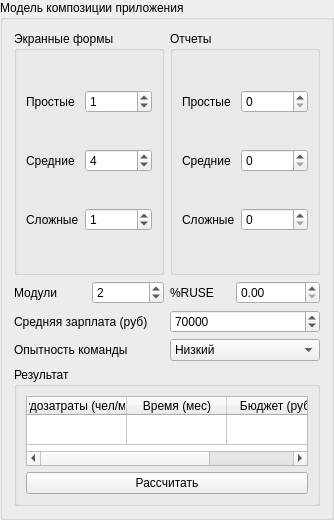
               <widget class="QGroupBox" name="groupBox_6">
                <property name="font">
                 <font>
                  <weight>50</weight>
                  <bold>false</bold>
                 </font>
                </property>
                <property name="title">
                 <string>Модель композиции приложения</string>
                </property>
                <layout class="QVBoxLayout" name="verticalLayout_19" stretch="4,1">
                 <item>
                  <layout class="QVBoxLayout" name="verticalLayout_13">
                   <item>
                    <layout class="QHBoxLayout" name="horizontalLayout_49">
                     <item>
                      <widget class="QGroupBox" name="groupBox_9">
                       <property name="font">
                        <font>
                         <weight>50</weight>
                         <bold>false</bold>
                        </font>
                       </property>
                       <property name="title">
                        <string>Экранные формы</string>
                       </property>
                       <layout class="QVBoxLayout" name="verticalLayout_11">
                        <item>
                         <layout class="QHBoxLayout" name="horizontalLayout_52">
                          <item>
                           <widget class="QLabel" name="label_41">
                            <property name="text">
                             <string>Простые</string>
                            </property>
                           </widget>
                          </item>
                          <item>
                           <widget class="QSpinBox" name="screenFormEasyInput">
                            <property name="maximum">
                             <number>99999999</number>
                            </property>
                            <property name="value">
                             <number>1</number>
                            </property>
                           </widget>
                          </item>
                         </layout>
                        </item>
                        <item>
                         <layout class="QHBoxLayout" name="horizontalLayout_53">
                          <item>
                           <widget class="QLabel" name="label_42">
                            <property name="text">
                             <string>Средние</string>
                            </property>
                           </widget>
                          </item>
                          <item>
                           <widget class="QSpinBox" name="screenFormNormalInput">
                            <property name="maximum">
                             <number>99999999</number>
                            </property>
                            <property name="value">
                             <number>4</number>
                            </property>
                           </widget>
                          </item>
                         </layout>
                        </item>
                        <item>
                         <layout class="QHBoxLayout" name="horizontalLayout_54">
                          <item>
                           <widget class="QLabel" name="label_43">
                            <property name="text">
                             <string>Сложные</string>
                            </property>
                           </widget>
                          </item>
                          <item>
                           <widget class="QSpinBox" name="screenFormHardInput">
                            <property name="maximum">
                             <number>99999999</number>
                            </property>
                            <property name="value">
                             <number>1</number>
                            </property>
                           </widget>
                          </item>
                         </layout>
                        </item>
                       </layout>
                      </widget>
                     </item>
                     <item>
                      <widget class="QGroupBox" name="groupBox_8">
                       <property name="font">
                        <font>
                         <weight>50</weight>
                         <bold>false</bold>
                        </font>
                       </property>
                       <property name="title">
                        <string>Отчеты</string>
                       </property>
                       <layout class="QVBoxLayout" name="verticalLayout_12">
                        <item>
                         <layout class="QHBoxLayout" name="horizontalLayout_55">
                          <item>
                           <widget class="QLabel" name="label_44">
                            <property name="text">
                             <string>Простые</string>
                            </property>
                           </widget>
                          </item>
                          <item>
                           <widget class="QSpinBox" name="reportEasyInput">
                            <property name="maximum">
                             <number>99999999</number>
                            </property>
                           </widget>
                          </item>
                         </layout>
                        </item>
                        <item>
                         <layout class="QHBoxLayout" name="horizontalLayout_57">
                          <item>
                           <widget class="QLabel" name="label_46">
                            <property name="text">
                             <string>Средние</string>
                            </property>
                           </widget>
                          </item>
                          <item>
                           <widget class="QSpinBox" name="reportNormalInput">
                            <property name="maximum">
                             <number>99999999</number>
                            </property>
                           </widget>
                          </item>
                         </layout>
                        </item>
                        <item>
                         <layout class="QHBoxLayout" name="horizontalLayout_56">
                          <item>
                           <widget class="QLabel" name="label_45">
                            <property name="text">
                             <string>Сложные</string>
                            </property>
                           </widget>
                          </item>
                          <item>
                           <widget class="QSpinBox" name="reportHardInput">
                            <property name="maximum">
                             <number>99999999</number>
                            </property>
                           </widget>
                          </item>
                         </layout>
                        </item>
                       </layout>
                      </widget>
                     </item>
                    </layout>
                   </item>
                   <item>
                    <layout class="QGridLayout" name="gridLayout_2">
                     <item row="0" column="0">
                      <layout class="QHBoxLayout" name="horizontalLayout_58">
                       <item>
                        <widget class="QLabel" name="label_47">
                         <property name="text">
                          <string>Модули</string>
                         </property>
                        </widget>
                       </item>
                       <item>
                        <widget class="QSpinBox" name="modulesInput">
                         <property name="maximum">
                          <number>99999999</number>
                         </property>
                         <property name="value">
                          <number>2</number>
                         </property>
                        </widget>
                       </item>
                      </layout>
                     </item>
                     <item row="0" column="1">
                      <layout class="QHBoxLayout" name="horizontalLayout_59">
                       <item>
                        <widget class="QLabel" name="label_48">
                         <property name="text">
                          <string>%RUSE</string>
                         </property>
                        </widget>
                       </item>
                       <item>
                        <widget class="QDoubleSpinBox" name="RUSEPercentInput">
                         <property name="maximum">
                          <double>999999999.990000009536743</double>
                         </property>
                        </widget>
                       </item>
                      </layout>
                     </item>
                    </layout>
                   </item>
                   <item>
                    <layout class="QHBoxLayout" name="horizontalLayout_51" stretch="1,1">
                     <item>
                      <widget class="QLabel" name="label_40">
                       <property name="text">
                        <string>Средняя зарплата (руб)</string>
                       </property>
                      </widget>
                     </item>
                     <item>
                      <widget class="QSpinBox" name="avgSalaryCompositionInput">
                       <property name="maximum">
                        <number>99999999</number>
                       </property>
                       <property name="value">
                        <number>70000</number>
                       </property>
                      </widget>
                     </item>
                    </layout>
                   </item>
                   <item>
                    <layout class="QHBoxLayout" name="horizontalLayout_60" stretch="1,1">
                     <item>
                      <widget class="QLabel" name="label_49">
                       <property name="text">
                        <string>Опытность команды</string>
                       </property>
                      </widget>
                     </item>
                     <item>
                      <widget class="QComboBox" name="teamExpSelect">
                       <property name="currentIndex">
                        <number>1</number>
                       </property>
                       <item>
                        <property name="text">
                         <string>Очень низкий</string>
                        </property>
                       </item>
                       <item>
                        <property name="text">
                         <string>Низкий</string>
                        </property>
                       </item>
                       <item>
                        <property name="text">
                         <string>Номинальный</string>
                        </property>
                       </item>
                       <item>
                        <property name="text">
                         <string>Высокий</string>
                        </property>
                       </item>
                       <item>
                        <property name="text">
                         <string>Очень высокий</string>
                        </property>
                       </item>
                      </widget>
                     </item>
                    </layout>
                   </item>
                  </layout>
                 </item>
                 <item>
                  <widget class="QGroupBox" name="groupBox_10">
                   <property name="font">
                    <font>
                     <weight>50</weight>
                     <bold>false</bold>
                    </font>
                   </property>
                   <property name="title">
                    <string>Результат</string>
                   </property>
                   <layout class="QVBoxLayout" name="verticalLayout_14">
                    <item>
                     <widget class="QTableWidget" name="resultCompositionTable">
                      <attribute name="verticalHeaderVisible">
                       <bool>false</bool>
                      </attribute>
                      <row>
                       <property name="text">
                        <string>Результат</string>
                       </property>
                      </row>
                      <column>
                       <property name="text">
                        <string>Трудозатраты (чел/мес)</string>
                       </property>
                      </column>
                      <column>
                       <property name="text">
                        <string>Время (мес)</string>
                       </property>
                      </column>
                      <column>
                       <property name="text">
                        <string>Бюджет (руб)</string>
                       </property>
                      </column>
                     </widget>
                    </item>
                    <item>
                     <widget class="QPushButton" name="resultCompositionBtn">
                      <property name="text">
                       <string>Рассчитать</string>
                      </property>
                     </widget>
                    </item>
                   </layout>
                  </widget>
                 </item>
                </layout>
               </widget>
